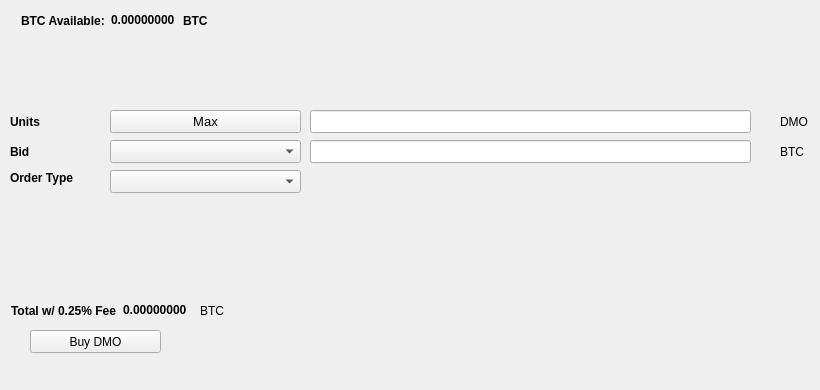
   <widget class="QWidget" name="BuyTab">
    <attribute name="title">
     <string>Buy</string>
    </attribute>
    <widget class="QPushButton" name="BuyDMO">
     <property name="geometry">
      <rect>
       <x>30</x>
       <y>330</y>
       <width>131</width>
       <height>23</height>
      </rect>
     </property>
     <property name="text">
      <string>Buy DMO</string>
     </property>
     <property name="icon">
      <iconset resource="../domino.qrc">
       <normaloff>:/icons/bitcoin</normaloff>:/icons/bitcoin</iconset>
     </property>
    </widget>
    <widget class="QLabel" name="label_3">
     <property name="geometry">
      <rect>
       <x>10</x>
       <y>110</y>
       <width>46</width>
       <height>23</height>
      </rect>
     </property>
     <property name="font">
      <font>
       <weight>75</weight>
       <bold>true</bold>
      </font>
     </property>
     <property name="text">
      <string>Units</string>
     </property>
    </widget>
    <widget class="QLineEdit" name="UnitsInput">
     <property name="geometry">
      <rect>
       <x>310</x>
       <y>110</y>
       <width>441</width>
       <height>23</height>
      </rect>
     </property>
     <property name="font">
      <font>
       <pointsize>9</pointsize>
       <weight>75</weight>
       <bold>true</bold>
      </font>
     </property>
    </widget>
    <widget class="QLineEdit" name="BuyBidPriceEdit">
     <property name="geometry">
      <rect>
       <x>310</x>
       <y>140</y>
       <width>441</width>
       <height>23</height>
      </rect>
     </property>
     <property name="font">
      <font>
       <pointsize>9</pointsize>
       <weight>75</weight>
       <bold>true</bold>
      </font>
     </property>
    </widget>
    <widget class="QLabel" name="label_4">
     <property name="geometry">
      <rect>
       <x>780</x>
       <y>110</y>
       <width>31</width>
       <height>23</height>
      </rect>
     </property>
     <property name="text">
      <string>DMO</string>
     </property>
    </widget>
    <widget class="QLabel" name="label_5">
     <property name="geometry">
      <rect>
       <x>780</x>
       <y>140</y>
       <width>31</width>
       <height>23</height>
      </rect>
     </property>
     <property name="text">
      <string>BTC</string>
     </property>
    </widget>
    <widget class="QLabel" name="label_6">
     <property name="geometry">
      <rect>
       <x>10</x>
       <y>140</y>
       <width>46</width>
       <height>23</height>
      </rect>
     </property>
     <property name="font">
      <font>
       <weight>75</weight>
       <bold>true</bold>
      </font>
     </property>
     <property name="text">
      <string>Bid</string>
     </property>
    </widget>
    <widget class="QLabel" name="label_7">
     <property name="geometry">
      <rect>
       <x>10</x>
       <y>170</y>
       <width>91</width>
       <height>16</height>
      </rect>
     </property>
     <property name="font">
      <font>
       <weight>75</weight>
       <bold>true</bold>
      </font>
     </property>
     <property name="text">
      <string>Order Type</string>
     </property>
    </widget>
    <widget class="QPushButton" name="Buy_Max_Amount">
     <property name="geometry">
      <rect>
       <x>110</x>
       <y>110</y>
       <width>191</width>
       <height>23</height>
      </rect>
     </property>
     <property name="font">
      <font>
       <pointsize>10</pointsize>
      </font>
     </property>
     <property name="text">
      <string>Max</string>
     </property>
    </widget>
    <widget class="QComboBox" name="BuyBidcomboBox">
     <property name="geometry">
      <rect>
       <x>110</x>
       <y>140</y>
       <width>191</width>
       <height>23</height>
      </rect>
     </property>
     <property name="font">
      <font>
       <pointsize>10</pointsize>
      </font>
     </property>
    </widget>
    <widget class="QComboBox" name="buyOrdertypeCombo">
     <property name="geometry">
      <rect>
       <x>110</x>
       <y>170</y>
       <width>191</width>
       <height>23</height>
      </rect>
     </property>
     <property name="font">
      <font>
       <pointsize>10</pointsize>
      </font>
     </property>
    </widget>
    <widget class="QWidget" name="layoutWidget1">
     <property name="geometry">
      <rect>
       <x>21</x>
       <y>11</y>
       <width>227</width>
       <height>19</height>
      </rect>
     </property>
     <layout class="QHBoxLayout" name="horizontalLayout_3">
      <item>
       <widget class="QLabel" name="label232">
        <property name="font">
         <font>
          <weight>75</weight>
          <bold>true</bold>
         </font>
        </property>
        <property name="text">
         <string>BTC Available:</string>
        </property>
       </widget>
      </item>
      <item>
       <widget class="QLabel" name="BtcAvailableLbl">
        <property name="palette">
         <palette>
          <active>
           <colorrole role="WindowText">
            <brush brushstyle="SolidPattern">
             <color alpha="255">
              <red>0</red>
              <green>0</green>
              <blue>0</blue>
             </color>
            </brush>
           </colorrole>
           <colorrole role="Button">
            <brush brushstyle="SolidPattern">
             <color alpha="255">
              <red>0</red>
              <green>170</green>
              <blue>0</blue>
             </color>
            </brush>
           </colorrole>
           <colorrole role="Light">
            <brush brushstyle="SolidPattern">
             <color alpha="255">
              <red>0</red>
              <green>255</green>
              <blue>0</blue>
             </color>
            </brush>
           </colorrole>
           <colorrole role="Midlight">
            <brush brushstyle="SolidPattern">
             <color alpha="255">
              <red>0</red>
              <green>212</green>
              <blue>0</blue>
             </color>
            </brush>
           </colorrole>
           <colorrole role="Dark">
            <brush brushstyle="SolidPattern">
             <color alpha="255">
              <red>0</red>
              <green>85</green>
              <blue>0</blue>
             </color>
            </brush>
           </colorrole>
           <colorrole role="Mid">
            <brush brushstyle="SolidPattern">
             <color alpha="255">
              <red>0</red>
              <green>113</green>
              <blue>0</blue>
             </color>
            </brush>
           </colorrole>
           <colorrole role="Text">
            <brush brushstyle="SolidPattern">
             <color alpha="255">
              <red>0</red>
              <green>170</green>
              <blue>0</blue>
             </color>
            </brush>
           </colorrole>
           <colorrole role="BrightText">
            <brush brushstyle="SolidPattern">
             <color alpha="255">
              <red>255</red>
              <green>255</green>
              <blue>255</blue>
             </color>
            </brush>
           </colorrole>
           <colorrole role="ButtonText">
            <brush brushstyle="SolidPattern">
             <color alpha="255">
              <red>0</red>
              <green>0</green>
              <blue>0</blue>
             </color>
            </brush>
           </colorrole>
           <colorrole role="Base">
            <brush brushstyle="SolidPattern">
             <color alpha="255">
              <red>255</red>
              <green>255</green>
              <blue>255</blue>
             </color>
            </brush>
           </colorrole>
           <colorrole role="Window">
            <brush brushstyle="SolidPattern">
             <color alpha="255">
              <red>0</red>
              <green>170</green>
              <blue>0</blue>
             </color>
            </brush>
           </colorrole>
           <colorrole role="Shadow">
            <brush brushstyle="SolidPattern">
             <color alpha="255">
              <red>0</red>
              <green>0</green>
              <blue>0</blue>
             </color>
            </brush>
           </colorrole>
           <colorrole role="AlternateBase">
            <brush brushstyle="SolidPattern">
             <color alpha="255">
              <red>127</red>
              <green>212</green>
              <blue>127</blue>
             </color>
            </brush>
           </colorrole>
           <colorrole role="ToolTipBase">
            <brush brushstyle="SolidPattern">
             <color alpha="255">
              <red>255</red>
              <green>255</green>
              <blue>220</blue>
             </color>
            </brush>
           </colorrole>
           <colorrole role="ToolTipText">
            <brush brushstyle="SolidPattern">
             <color alpha="255">
              <red>0</red>
              <green>0</green>
              <blue>0</blue>
             </color>
            </brush>
           </colorrole>
          </active>
          <inactive>
           <colorrole role="WindowText">
            <brush brushstyle="SolidPattern">
             <color alpha="255">
              <red>0</red>
              <green>0</green>
              <blue>0</blue>
             </color>
            </brush>
           </colorrole>
           <colorrole role="Button">
            <brush brushstyle="SolidPattern">
             <color alpha="255">
              <red>0</red>
              <green>170</green>
              <blue>0</blue>
             </color>
            </brush>
           </colorrole>
           <colorrole role="Light">
            <brush brushstyle="SolidPattern">
             <color alpha="255">
              <red>0</red>
              <green>255</green>
              <blue>0</blue>
             </color>
            </brush>
           </colorrole>
           <colorrole role="Midlight">
            <brush brushstyle="SolidPattern">
             <color alpha="255">
              <red>0</red>
              <green>212</green>
              <blue>0</blue>
             </color>
            </brush>
           </colorrole>
           <colorrole role="Dark">
            <brush brushstyle="SolidPattern">
             <color alpha="255">
              <red>0</red>
              <green>85</green>
              <blue>0</blue>
             </color>
            </brush>
           </colorrole>
           <colorrole role="Mid">
            <brush brushstyle="SolidPattern">
             <color alpha="255">
              <red>0</red>
              <green>113</green>
              <blue>0</blue>
             </color>
            </brush>
           </colorrole>
           <colorrole role="Text">
            <brush brushstyle="SolidPattern">
             <color alpha="255">
              <red>0</red>
              <green>170</green>
              <blue>0</blue>
             </color>
            </brush>
           </colorrole>
           <colorrole role="BrightText">
            <brush brushstyle="SolidPattern">
             <color alpha="255">
              <red>255</red>
              <green>255</green>
              <blue>255</blue>
             </color>
            </brush>
           </colorrole>
           <colorrole role="ButtonText">
            <brush brushstyle="SolidPattern">
             <color alpha="255">
              <red>0</red>
              <green>0</green>
              <blue>0</blue>
             </color>
            </brush>
           </colorrole>
           <colorrole role="Base">
            <brush brushstyle="SolidPattern">
             <color alpha="255">
              <red>255</red>
              <green>255</green>
              <blue>255</blue>
             </color>
            </brush>
           </colorrole>
           <colorrole role="Window">
            <brush brushstyle="SolidPattern">
             <color alpha="255">
              <red>0</red>
              <green>170</green>
              <blue>0</blue>
             </color>
            </brush>
           </colorrole>
           <colorrole role="Shadow">
            <brush brushstyle="SolidPattern">
             <color alpha="255">
              <red>0</red>
              <green>0</green>
              <blue>0</blue>
             </color>
            </brush>
           </colorrole>
           <colorrole role="AlternateBase">
            <brush brushstyle="SolidPattern">
             <color alpha="255">
              <red>127</red>
              <green>212</green>
              <blue>127</blue>
             </color>
            </brush>
           </colorrole>
           <colorrole role="ToolTipBase">
            <brush brushstyle="SolidPattern">
             <color alpha="255">
              <red>255</red>
              <green>255</green>
              <blue>220</blue>
             </color>
            </brush>
           </colorrole>
           <colorrole role="ToolTipText">
            <brush brushstyle="SolidPattern">
             <color alpha="255">
              <red>0</red>
              <green>0</green>
              <blue>0</blue>
             </color>
            </brush>
           </colorrole>
          </inactive>
          <disabled>
           <colorrole role="WindowText">
            <brush brushstyle="SolidPattern">
             <color alpha="255">
              <red>0</red>
              <green>85</green>
              <blue>0</blue>
             </color>
            </brush>
           </colorrole>
           <colorrole role="Button">
            <brush brushstyle="SolidPattern">
             <color alpha="255">
              <red>0</red>
              <green>170</green>
              <blue>0</blue>
             </color>
            </brush>
           </colorrole>
           <colorrole role="Light">
            <brush brushstyle="SolidPattern">
             <color alpha="255">
              <red>0</red>
              <green>255</green>
              <blue>0</blue>
             </color>
            </brush>
           </colorrole>
           <colorrole role="Midlight">
            <brush brushstyle="SolidPattern">
             <color alpha="255">
              <red>0</red>
              <green>212</green>
              <blue>0</blue>
             </color>
            </brush>
           </colorrole>
           <colorrole role="Dark">
            <brush brushstyle="SolidPattern">
             <color alpha="255">
              <red>0</red>
              <green>85</green>
              <blue>0</blue>
             </color>
            </brush>
           </colorrole>
           <colorrole role="Mid">
            <brush brushstyle="SolidPattern">
             <color alpha="255">
              <red>0</red>
              <green>113</green>
              <blue>0</blue>
             </color>
            </brush>
           </colorrole>
           <colorrole role="Text">
            <brush brushstyle="SolidPattern">
             <color alpha="255">
              <red>0</red>
              <green>85</green>
              <blue>0</blue>
             </color>
            </brush>
           </colorrole>
           <colorrole role="BrightText">
            <brush brushstyle="SolidPattern">
             <color alpha="255">
              <red>255</red>
              <green>255</green>
              <blue>255</blue>
             </color>
            </brush>
           </colorrole>
           <colorrole role="ButtonText">
            <brush brushstyle="SolidPattern">
             <color alpha="255">
              <red>0</red>
              <green>85</green>
              <blue>0</blue>
             </color>
            </brush>
           </colorrole>
           <colorrole role="Base">
            <brush brushstyle="SolidPattern">
             <color alpha="255">
              <red>0</red>
              <green>170</green>
              <blue>0</blue>
             </color>
            </brush>
           </colorrole>
           <colorrole role="Window">
            <brush brushstyle="SolidPattern">
             <color alpha="255">
              <red>0</red>
              <green>170</green>
              <blue>0</blue>
             </color>
            </brush>
           </colorrole>
           <colorrole role="Shadow">
            <brush brushstyle="SolidPattern">
             <color alpha="255">
              <red>0</red>
              <green>0</green>
              <blue>0</blue>
             </color>
            </brush>
           </colorrole>
           <colorrole role="AlternateBase">
            <brush brushstyle="SolidPattern">
             <color alpha="255">
              <red>0</red>
              <green>170</green>
              <blue>0</blue>
             </color>
            </brush>
           </colorrole>
           <colorrole role="ToolTipBase">
            <brush brushstyle="SolidPattern">
             <color alpha="255">
              <red>255</red>
              <green>255</green>
              <blue>220</blue>
             </color>
            </brush>
           </colorrole>
           <colorrole role="ToolTipText">
            <brush brushstyle="SolidPattern">
             <color alpha="255">
              <red>0</red>
              <green>0</green>
              <blue>0</blue>
             </color>
            </brush>
           </colorrole>
          </disabled>
         </palette>
        </property>
        <property name="font">
         <font>
          <weight>75</weight>
          <bold>true</bold>
         </font>
        </property>
        <property name="text">
         <string>0.00000000</string>
        </property>
        <property name="textInteractionFlags">
         <set>Qt::LinksAccessibleByMouse|Qt::TextSelectableByKeyboard|Qt::TextSelectableByMouse</set>
        </property>
       </widget>
      </item>
      <item>
       <widget class="QLabel" name="BtcAvailableLbl_2">
        <property name="font">
         <font>
          <weight>75</weight>
          <bold>true</bold>
         </font>
        </property>
        <property name="text">
         <string>BTC</string>
        </property>
       </widget>
      </item>
     </layout>
    </widget>
    <widget class="QWidget" name="layoutWidge2">
     <property name="geometry">
      <rect>
       <x>11</x>
       <y>301</y>
       <width>259</width>
       <height>19</height>
      </rect>
     </property>
     <layout class="QHBoxLayout" name="horizontalLayout_4">
      <item>
       <widget class="QLabel" name="label_9">
        <property name="font">
         <font>
          <weight>75</weight>
          <bold>true</bold>
         </font>
        </property>
        <property name="text">
         <string>Total w/ 0.25% Fee</string>
        </property>
       </widget>
      </item>
      <item>
       <widget class="QLabel" name="BuyCostLabel">
        <property name="palette">
         <palette>
          <active>
           <colorrole role="WindowText">
            <brush brushstyle="SolidPattern">
             <color alpha="255">
              <red>0</red>
              <green>0</green>
              <blue>0</blue>
             </color>
            </brush>
           </colorrole>
           <colorrole role="Button">
            <brush brushstyle="SolidPattern">
             <color alpha="255">
              <red>0</red>
              <green>170</green>
              <blue>0</blue>
             </color>
            </brush>
           </colorrole>
           <colorrole role="Light">
            <brush brushstyle="SolidPattern">
             <color alpha="255">
              <red>0</red>
              <green>255</green>
              <blue>0</blue>
             </color>
            </brush>
           </colorrole>
           <colorrole role="Midlight">
            <brush brushstyle="SolidPattern">
             <color alpha="255">
              <red>0</red>
              <green>212</green>
              <blue>0</blue>
             </color>
            </brush>
           </colorrole>
           <colorrole role="Dark">
            <brush brushstyle="SolidPattern">
             <color alpha="255">
              <red>0</red>
              <green>85</green>
              <blue>0</blue>
             </color>
            </brush>
           </colorrole>
           <colorrole role="Mid">
            <brush brushstyle="SolidPattern">
             <color alpha="255">
              <red>0</red>
              <green>113</green>
              <blue>0</blue>
             </color>
            </brush>
           </colorrole>
           <colorrole role="Text">
            <brush brushstyle="SolidPattern">
             <color alpha="255">
              <red>0</red>
              <green>170</green>
              <blue>0</blue>
             </color>
            </brush>
           </colorrole>
           <colorrole role="BrightText">
            <brush brushstyle="SolidPattern">
             <color alpha="255">
              <red>255</red>
              <green>255</green>
              <blue>255</blue>
             </color>
            </brush>
           </colorrole>
           <colorrole role="ButtonText">
            <brush brushstyle="SolidPattern">
             <color alpha="255">
              <red>0</red>
              <green>0</green>
              <blue>0</blue>
             </color>
            </brush>
           </colorrole>
           <colorrole role="Base">
            <brush brushstyle="SolidPattern">
             <color alpha="255">
              <red>255</red>
              <green>255</green>
              <blue>255</blue>
             </color>
            </brush>
           </colorrole>
           <colorrole role="Window">
            <brush brushstyle="SolidPattern">
             <color alpha="255">
              <red>0</red>
              <green>170</green>
              <blue>0</blue>
             </color>
            </brush>
           </colorrole>
           <colorrole role="Shadow">
            <brush brushstyle="SolidPattern">
             <color alpha="255">
              <red>0</red>
              <green>0</green>
              <blue>0</blue>
             </color>
            </brush>
           </colorrole>
           <colorrole role="AlternateBase">
            <brush brushstyle="SolidPattern">
             <color alpha="255">
              <red>127</red>
              <green>212</green>
              <blue>127</blue>
             </color>
            </brush>
           </colorrole>
           <colorrole role="ToolTipBase">
            <brush brushstyle="SolidPattern">
             <color alpha="255">
              <red>255</red>
              <green>255</green>
              <blue>220</blue>
             </color>
            </brush>
           </colorrole>
           <colorrole role="ToolTipText">
            <brush brushstyle="SolidPattern">
             <color alpha="255">
              <red>0</red>
              <green>0</green>
              <blue>0</blue>
             </color>
            </brush>
           </colorrole>
          </active>
          <inactive>
           <colorrole role="WindowText">
            <brush brushstyle="SolidPattern">
             <color alpha="255">
              <red>0</red>
              <green>0</green>
              <blue>0</blue>
             </color>
            </brush>
           </colorrole>
           <colorrole role="Button">
            <brush brushstyle="SolidPattern">
             <color alpha="255">
              <red>0</red>
              <green>170</green>
              <blue>0</blue>
             </color>
            </brush>
           </colorrole>
           <colorrole role="Light">
            <brush brushstyle="SolidPattern">
             <color alpha="255">
              <red>0</red>
              <green>255</green>
              <blue>0</blue>
             </color>
            </brush>
           </colorrole>
           <colorrole role="Midlight">
            <brush brushstyle="SolidPattern">
             <color alpha="255">
              <red>0</red>
              <green>212</green>
              <blue>0</blue>
             </color>
            </brush>
           </colorrole>
           <colorrole role="Dark">
            <brush brushstyle="SolidPattern">
             <color alpha="255">
              <red>0</red>
              <green>85</green>
              <blue>0</blue>
             </color>
            </brush>
           </colorrole>
           <colorrole role="Mid">
            <brush brushstyle="SolidPattern">
             <color alpha="255">
              <red>0</red>
              <green>113</green>
              <blue>0</blue>
             </color>
            </brush>
           </colorrole>
           <colorrole role="Text">
            <brush brushstyle="SolidPattern">
             <color alpha="255">
              <red>0</red>
              <green>170</green>
              <blue>0</blue>
             </color>
            </brush>
           </colorrole>
           <colorrole role="BrightText">
            <brush brushstyle="SolidPattern">
             <color alpha="255">
              <red>255</red>
              <green>255</green>
              <blue>255</blue>
             </color>
            </brush>
           </colorrole>
           <colorrole role="ButtonText">
            <brush brushstyle="SolidPattern">
             <color alpha="255">
              <red>0</red>
              <green>0</green>
              <blue>0</blue>
             </color>
            </brush>
           </colorrole>
           <colorrole role="Base">
            <brush brushstyle="SolidPattern">
             <color alpha="255">
              <red>255</red>
              <green>255</green>
              <blue>255</blue>
             </color>
            </brush>
           </colorrole>
           <colorrole role="Window">
            <brush brushstyle="SolidPattern">
             <color alpha="255">
              <red>0</red>
              <green>170</green>
              <blue>0</blue>
             </color>
            </brush>
           </colorrole>
           <colorrole role="Shadow">
            <brush brushstyle="SolidPattern">
             <color alpha="255">
              <red>0</red>
              <green>0</green>
              <blue>0</blue>
             </color>
            </brush>
           </colorrole>
           <colorrole role="AlternateBase">
            <brush brushstyle="SolidPattern">
             <color alpha="255">
              <red>127</red>
              <green>212</green>
              <blue>127</blue>
             </color>
            </brush>
           </colorrole>
           <colorrole role="ToolTipBase">
            <brush brushstyle="SolidPattern">
             <color alpha="255">
              <red>255</red>
              <green>255</green>
              <blue>220</blue>
             </color>
            </brush>
           </colorrole>
           <colorrole role="ToolTipText">
            <brush brushstyle="SolidPattern">
             <color alpha="255">
              <red>0</red>
              <green>0</green>
              <blue>0</blue>
             </color>
            </brush>
           </colorrole>
          </inactive>
          <disabled>
           <colorrole role="WindowText">
            <brush brushstyle="SolidPattern">
             <color alpha="255">
              <red>0</red>
              <green>85</green>
              <blue>0</blue>
             </color>
            </brush>
           </colorrole>
           <colorrole role="Button">
            <brush brushstyle="SolidPattern">
             <color alpha="255">
              <red>0</red>
              <green>170</green>
              <blue>0</blue>
             </color>
            </brush>
           </colorrole>
           <colorrole role="Light">
            <brush brushstyle="SolidPattern">
             <color alpha="255">
              <red>0</red>
              <green>255</green>
              <blue>0</blue>
             </color>
            </brush>
           </colorrole>
           <colorrole role="Midlight">
            <brush brushstyle="SolidPattern">
             <color alpha="255">
              <red>0</red>
              <green>212</green>
              <blue>0</blue>
             </color>
            </brush>
           </colorrole>
           <colorrole role="Dark">
            <brush brushstyle="SolidPattern">
             <color alpha="255">
              <red>0</red>
              <green>85</green>
              <blue>0</blue>
             </color>
            </brush>
           </colorrole>
           <colorrole role="Mid">
            <brush brushstyle="SolidPattern">
             <color alpha="255">
              <red>0</red>
              <green>113</green>
              <blue>0</blue>
             </color>
            </brush>
           </colorrole>
           <colorrole role="Text">
            <brush brushstyle="SolidPattern">
             <color alpha="255">
              <red>0</red>
              <green>85</green>
              <blue>0</blue>
             </color>
            </brush>
           </colorrole>
           <colorrole role="BrightText">
            <brush brushstyle="SolidPattern">
             <color alpha="255">
              <red>255</red>
              <green>255</green>
              <blue>255</blue>
             </color>
            </brush>
           </colorrole>
           <colorrole role="ButtonText">
            <brush brushstyle="SolidPattern">
             <color alpha="255">
              <red>0</red>
              <green>85</green>
              <blue>0</blue>
             </color>
            </brush>
           </colorrole>
           <colorrole role="Base">
            <brush brushstyle="SolidPattern">
             <color alpha="255">
              <red>0</red>
              <green>170</green>
              <blue>0</blue>
             </color>
            </brush>
           </colorrole>
           <colorrole role="Window">
            <brush brushstyle="SolidPattern">
             <color alpha="255">
              <red>0</red>
              <green>170</green>
              <blue>0</blue>
             </color>
            </brush>
           </colorrole>
           <colorrole role="Shadow">
            <brush brushstyle="SolidPattern">
             <color alpha="255">
              <red>0</red>
              <green>0</green>
              <blue>0</blue>
             </color>
            </brush>
           </colorrole>
           <colorrole role="AlternateBase">
            <brush brushstyle="SolidPattern">
             <color alpha="255">
              <red>0</red>
              <green>170</green>
              <blue>0</blue>
             </color>
            </brush>
           </colorrole>
           <colorrole role="ToolTipBase">
            <brush brushstyle="SolidPattern">
             <color alpha="255">
              <red>255</red>
              <green>255</green>
              <blue>220</blue>
             </color>
            </brush>
           </colorrole>
           <colorrole role="ToolTipText">
            <brush brushstyle="SolidPattern">
             <color alpha="255">
              <red>0</red>
              <green>0</green>
              <blue>0</blue>
             </color>
            </brush>
           </colorrole>
          </disabled>
         </palette>
        </property>
        <property name="font">
         <font>
          <weight>75</weight>
          <bold>true</bold>
         </font>
        </property>
        <property name="autoFillBackground">
         <bool>false</bool>
        </property>
        <property name="text">
         <string>0.00000000</string>
        </property>
        <property name="textInteractionFlags">
         <set>Qt::LinksAccessibleByMouse|Qt::TextSelectableByMouse</set>
        </property>
       </widget>
      </item>
      <item>
       <widget class="QLabel" name="label_10">
        <property name="font">
         <font>
          <weight>50</weight>
          <bold>false</bold>
         </font>
        </property>
        <property name="text">
         <string>BTC</string>
        </property>
       </widget>
      </item>
     </layout>
    </widget>
    <widget class="QLabel" name="label_24">
     <property name="geometry">
      <rect>
       <x>460</x>
       <y>300</y>
       <width>281</width>
       <height>81</height>
      </rect>
     </property>
     <property name="text">
      <string/>
     </property>
     <property name="pixmap">
      <pixmap>:/images/bittrex</pixmap>
     </property>
    </widget>
   </widget>
